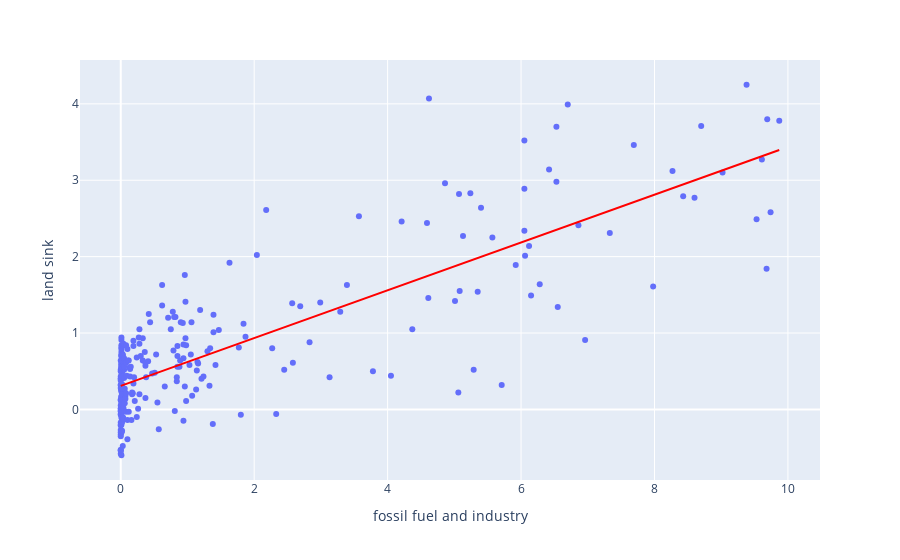

The notebook cell this image was saved under:
### Code cell
px.scatter(
    df,
    x="fossil fuel and industry",
    y="land sink",
    trendline = "ols",
    trendline_color_override="red"
)

### Figure 1 — Plotly figure (JSON) as saved in the notebook; plotly's stock layout.template omitted (floating-point values rounded to 4 significant figures; data arrays with more than 128 entries replaced by an {"elided": "..."} marker saying what was removed)
{"data": [{"hovertemplate": "fossil fuel and industry=%{x}<br>land sink=%{y}<extra></extra>", "legendgroup": "", "marker": {"color": "#636efa", "symbol": "circle"}, "mode": "markers", "name": "", "orientation": "v", "showlegend": false, "type": "scatter", "x": {"elided": "268 float values"}, "xaxis": "x", "y": {"elided": "268 float values"}, "yaxis": "y"}, {"hovertemplate": "<b>OLS trendline</b><br>land sink = 0.312838 * fossil fuel and industry + 0.308839<br>R<sup>2</sup>=0.668675<br><br>fossil fuel and industry=%{x}<br>land sink=%{y} <b>(trend)</b><extra></extra>", "legendgroup": "", "line": {"color": "red"}, "marker": {"color": "#636efa", "symbol": "circle"}, "mode": "lines", "name": "", "showlegend": false, "type": "scatter", "x": {"elided": "267 float values"}, "xaxis": "x", "y": {"elided": "267 float values"}, "yaxis": "y"}], "layout": {"legend": {"tracegroupgap": 0}, "margin": {"t": 60}, "xaxis": {"anchor": "y", "domain": [0, 1], "title": {"text": "fossil fuel and industry"}}, "yaxis": {"anchor": "x", "domain": [0, 1], "title": {"text": "land sink"}}}}
